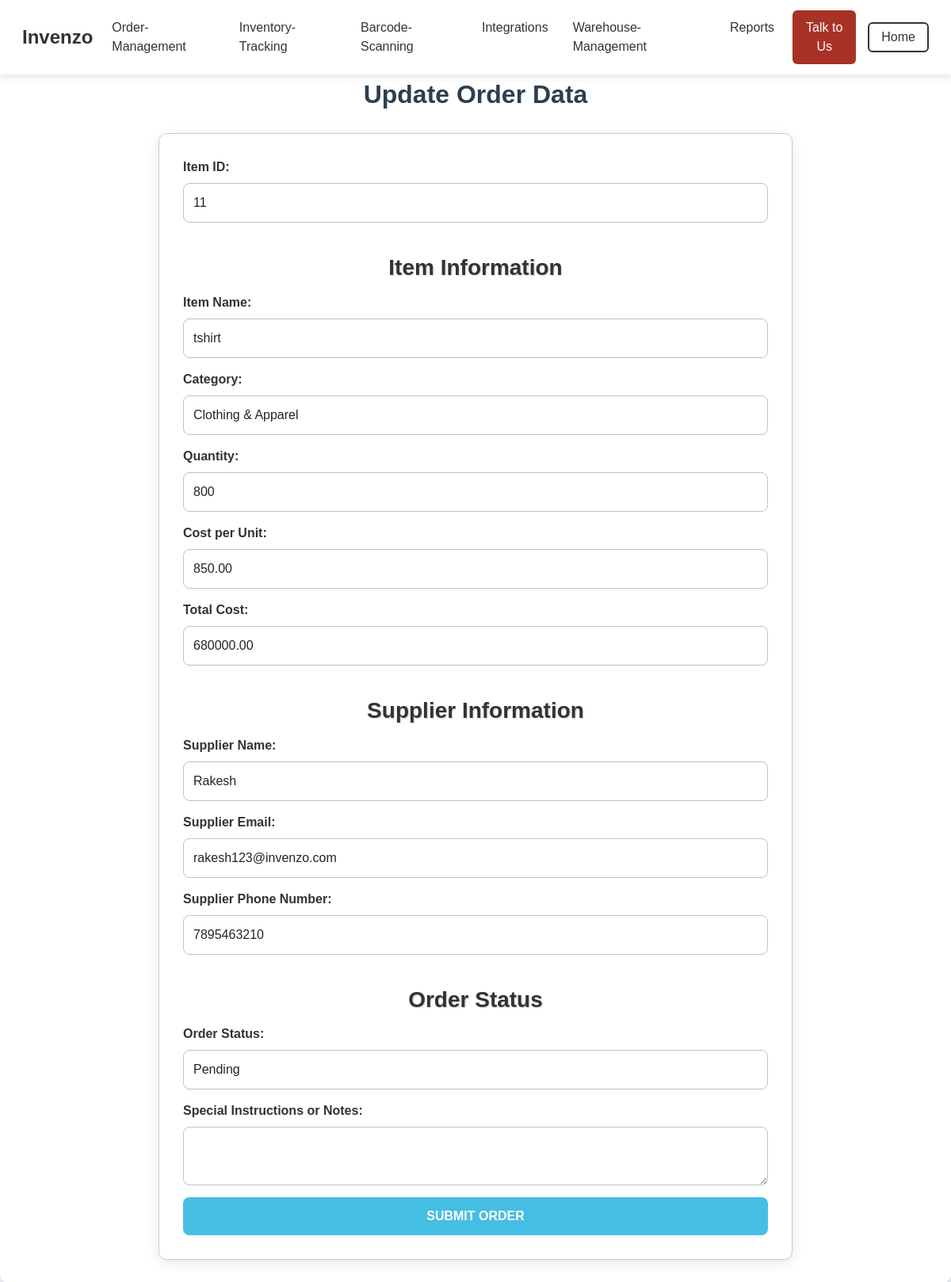
Page /update-item/11/ (signed in) on the committed database.
### main/models.py (models this page shows, shortened)
class Order(models.Model):
    user = models.ForeignKey(User, on_delete=models.CASCADE, null=True)
    item_id = models.IntegerField()
    item_name = models.CharField(max_length=255)
    item_category = models.CharField(max_length=255)
    quantity = models.PositiveIntegerField()
    cost_per_unit = models.DecimalField(max_digits=10, decimal_places=2)
    total_cost = models.DecimalField(max_digits=10, decimal_places=2)
    supplier_name = models.CharField(max_length=255)
    supplier_email = models.EmailField()
    supplier_phone = models.CharField(max_length=20)
    order_status = models.CharField(max_length=50, choices=[
        ('pending', 'Pending'),
        ('processing', 'Processing'),
        ('shipped', 'Shipped'),
        ('delivered', 'Delivered'),
    ])
    notes = models.TextField(blank=True)

### main/views.py (the view)
# urls.py: path('update-item/<item_id>/',update_item, name='update_item'),
def update_item(request, item_id):
    user = get_logged_in_user(request)
    if not user:
        return redirect('login')
    item = get_object_or_404(Order, id=item_id, user=user)
    if request.method == 'POST':
        form = OrderForm(request.POST, instance=item)
        if form.is_valid():
            form.save()
            return redirect('inventory_tracking')
    else:
        form = OrderForm(instance=item)
    return render(request, 'update_order.html', {'form': form, 'item': item, 'categories': CATEGORIES})

### main/forms.py
class OrderForm(forms.ModelForm):
    class Meta:
        model = Order
        fields =['item_id','item_name','item_category','quantity','cost_per_unit','total_cost','supplier_name','supplier_email','supplier_phone','order_status','notes']

### main/views.py (called while the page is built)
def get_logged_in_user(request):
    user_id = request.session.get('user_id')
    if not user_id:
        return None
    try:
        return User.objects.get(id=user_id)
    except User.DoesNotExist:
        return None

### main/templates/update_order.html (shortened to what this page needs)
{% load static %}
<!DOCTYPE html>
<html lang="en">
<head>
    <link href="https://cdn.jsdelivr.net/npm/bootstrap@5.3.0/dist/css/bootstrap.min.css" rel="stylesheet">
    <link rel="stylesheet" href="{% static 'css/styles.css' %}">
    <link rel="stylesheet" href="{% static 'css/order_management.css' %}">
</head>
</head>
<body>
    <nav class="navbar navbar-expand-lg navbar-light bg-white">
        <div class="container-fluid">
            <a class="navbar-brand d-flex align-items-center" href="{% url 'home' %}">
                <strong class="brand-name">Invenzo</strong>
            </a>
            <div class="collapse navbar-collapse justify-content-end" id="navbarNav">
                <ul class="navbar-nav">
                    <li class="nav-item"><a class="nav-link" href="{% url 'order_management' %}">Order-Management</a>
                    </li>
                    <li class="nav-item"><a class="nav-link"
                            href="{% url 'inventory_tracking' %}">Inventory-Tracking</a></li>
                    <li class="nav-item"><a class="nav-link" href="{% url 'barcodes' %}">Barcode-Scanning</a></li>
                    <li class="nav-item"><a class="nav-link" href="{% url 'integrations2' %}">Integrations</a></li>
                    <li class="nav-item"><a class="nav-link"
                            href="{% url 'warehouse_management' %}">Warehouse-Management</a></li>
                    <li class="nav-item"><a class="nav-link" href="{% url 'reports' %}">Reports</a></li>
                    <li class="nav-item"><a class="nav-link btn btn-primary text-white" href="{% url 'team' %}">Talk to
                            Us</a></li>
                </ul>
            </div>
            <div class="collapse navbar-collapse justify-content-end">
                <a href="{% url 'home' %}" class="btn btn-outline-dark">Home</a>
            </div>
        </div>
    </nav>
    <div class="container">
        <h2> Update Order Data</h2>
        <form action="{% url 'update_item' item.id %}" method="POST">
            <div class="col-12">
                <label for="item-id" class="form-label">Item ID:</label>
                <input type="number" id="item-id" name="item_id" class="form-control" value="{{item.id}}" required>
            </div>
            <h3>Item Information</h3>
            <div class="col-12">
                <label for="item-name" class="form-label">Item Name:</label>
                <input type="text" id="item-name" name="item_name" class="form-control" value="{{item.item_name}}"
                    required>
            </div>
            <div class="col-12">
                <label for="item-category" class="form-label">Category:</label>
                <select id="item-category" name="item_category" class="form-control" required>
                    {% for category in categories %}
                    <option value="{{ category }}" {% if item.item_category == category %}selected{% endif %}>
                        {{ category }}
                    </option>
                    {% endfor %}
                </select>
            </div>
            <div class="col-12">
                <label for="quantity" class="form-label">Quantity:</label>
                <input type="number" id="quantity" name="quantity" class="form-control" value="{{item.quantity}}"
                    oninput="calculateTotalCost()" required>
            </div>
            <div class="col-12">
                <label for="cost-per-unit" class="form-label">Cost per Unit:</label>
                <input type="number" id="cost-per-unit" name="cost_per_unit" class="form-control" step="0.01"
                    value="{{item.cost_per_unit}}" oninput="calculateTotalCost()" required>
            </div>
            <div class="col-12">
                <label for="total-cost" class="form-label">Total Cost:</label>
                <input type="number" id="total-cost" name="total_cost" class="form-control" step="0.01"
                    value="{{item.total_cost}}" required>
            </div>
            <h3>Supplier Information</h3>
            <div class="col-12">
                <label for="supplier-name" class="form-label">Supplier Name:</label>
                <input type="text" id="supplier-name" name="supplier_name" class="form-control"
                    value="{{item.supplier_name}}" required>
            </div>
            <div class="col-12">
                <label for="supplier-email" class="form-label">Supplier Email:</label>
                <input type="email" id="supplier-email" name="supplier_email" class="form-control"
                    value="{{item.supplier_email}}" required>
            </div>
            <div class="col-12">
                <label for="supplier-phone" class="form-label">Supplier Phone Number:</label>
                <input type="text" id="supplier-phone" name="supplier_phone" class="form-control"
                    value="{{item.supplier_phone}}" required>
            </div>
            <h3>Order Status</h3>
            <div class="col-12">
                <label for="order-status" class="form-label">Order Status:</label>
                <select id="order-status" name="order_status" class="form-control" value="{{item.order_status}}"
                    required>
                    <option value="pending">Pending</option>
                </select>
            </div>
            <div class="col-12">
                <label for="notes" class="form-label">Special Instructions or Notes:</label>
                <textarea id="notes" name="notes" class="form-control" value="{{item.notes}}"></textarea>
            </div>
            <div class="col-12">
                <button type="submit" class="button btn-primary">Submit Order</button>
            </div>
        </form>
    </div>
    <link href="https://cdn.jsdelivr.net/npm/select2@4.0.13/dist/css/select2.min.css" rel="stylesheet" />
</body>
</html>

### accounts/static/css/styles.css (style rules this page uses)
.navbar { padding: 0.8rem 1rem; font-family: 'Poppins', sans-serif; position: fixed; top: 0; left: 0; right: 0; z-index: 9999; background-color: #ffffff; box-shadow: 0 4px 8px rgba(0, 0, 0, 0.1); }
body { padding-top: 80px; }
.navbar-brand .brand-name { font-size: 24px; font-weight: 600; color: #333; }
.navbar-nav { font-size: 16px; }
.nav-item .nav-link { color: #333; margin-right: 15px; padding: 10px 0; transition: color 0.3s ease; }
.navbar-nav .nav-item:last-child { margin-right: 0; }
.form-control { width: 200px; transition: width 0.3s ease; }
.btn-outline-dark { border: 2px solid #333; color: #333; padding: 5px 15px; transition: background-color 0.3s ease, color 0.3s ease; }
.brand-name { font-size: 24px; font-weight: bold; font-family: 'Poppins', sans-serif; color: #2C3E50; }
.btn-primary { background-color: #A93226; border: none; }

### accounts/static/css/order_management.css (style rules this page uses)
* { margin: 0; padding: 0; box-sizing: border-box; }
body { font-family: Arial, sans-serif; background-color: #fff; color: #333; margin-top: 60px; padding: 0; }
.container { margin-left: 250px; padding: 20px; background: #fff; min-width: 100vw; min-height: 100vh; }
h3 { color: #333; font-weight: bold; text-shadow: 1px 1px 2px rgba(0, 0, 0, 0.2); margin-bottom: 30px; text-align: center; margin-top: 40px; }
form { background-color: #fff; padding: 30px; border-radius: 10px; box-shadow: 0 4px 15px rgba(0, 0, 0, 0.1); margin-top: 30px; max-width: 800px; margin-left: auto; margin-right: auto; border: 1px solid #ccc; }
.form-label { font-weight: 600; color: #333; margin-bottom: 8px; display: flex; justify-content: flex-start; }
.form-control { border-radius: 5px; border: 1px solid #ccc; padding: 12px; width: 100%; margin-bottom: 15px; }
.button { background-color: #333; border: none; font-weight: bold; padding: 10px 25px; text-transform: uppercase; color: white; cursor: pointer; }

### main/templates/update_order.html (style rules this page uses)
body { font-family: 'Poppins', sans-serif; background: linear-gradient(135deg, #f7f9fc, #e3f2fd); color: #2c3e50; margin: 0; padding: 0; }
.container { max-width: 800px; width: 100%; margin: 30px auto; background: white; padding: 30px; border-radius: 12px; box-shadow: 0 4px 10px rgba(0, 0, 0, 0.1); }
h2, h3 { margin-top: 40px; text-align: center; margin-bottom: 15px; font-weight: bold; }
.form-control { border-radius: 8px; border: 1px solid #bdc3c7; padding: 12px; }
.button { background-color: #45bee3; border: none; font-weight: bold; padding: 12px 25px; text-transform: uppercase; color: white; border-radius: 8px; transition: 0.3s ease-in-out; width: 100%; }

### rows in the picture
Order: item_id "11", item_name "tshirt", item_category "Clothing & Apparel", quantity "800", cost_per_unit "850.00", total_cost "680000.00", supplier_name "Rakesh", supplier_email "rakesh123@invenzo.com", supplier_phone "7895463210", order_status "Pending"
